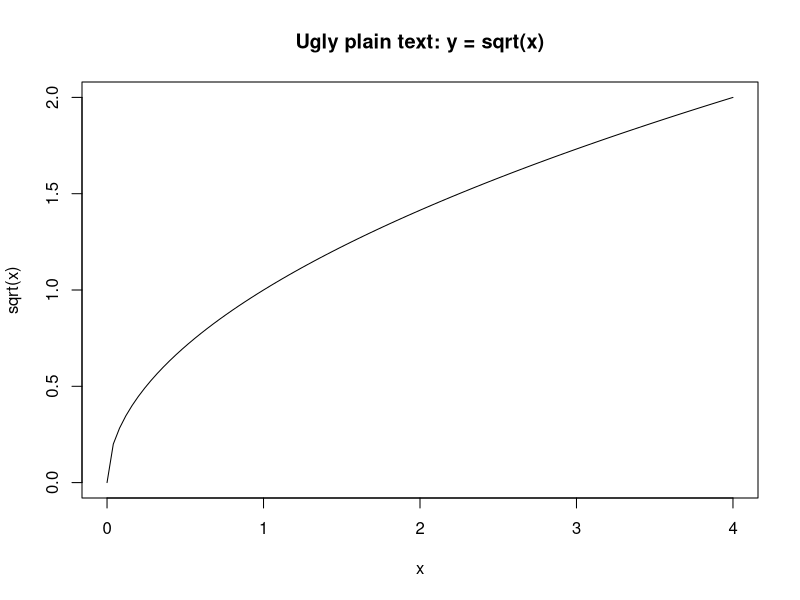
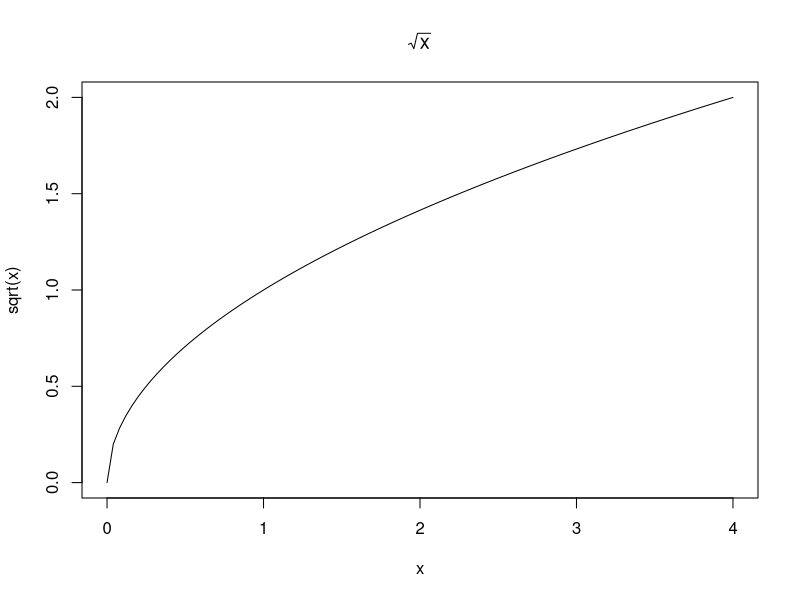
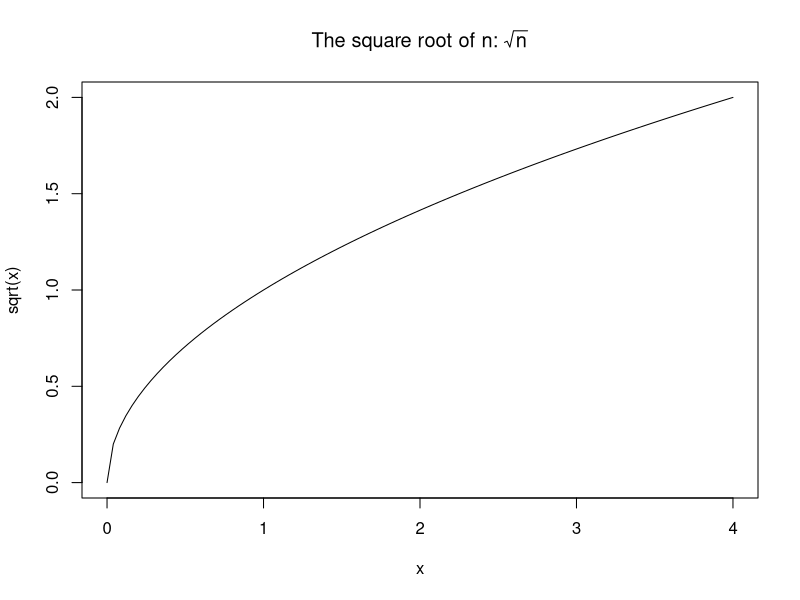
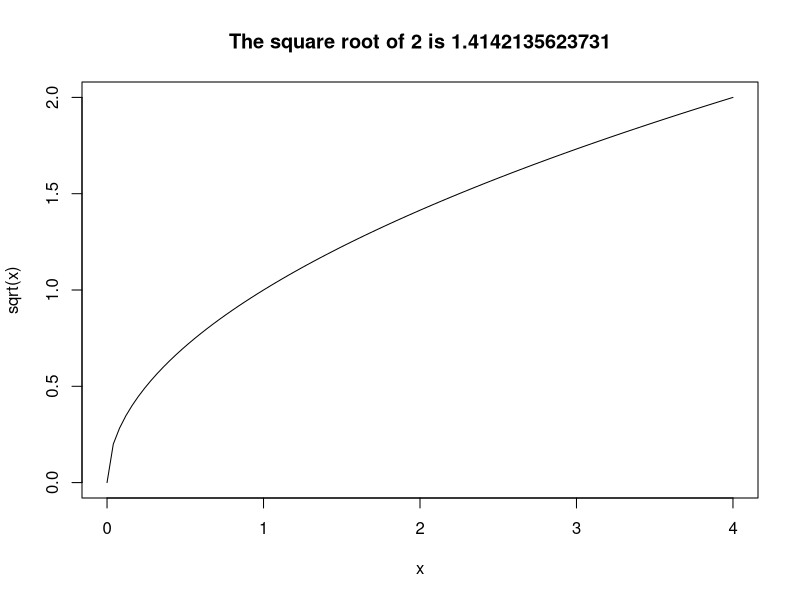
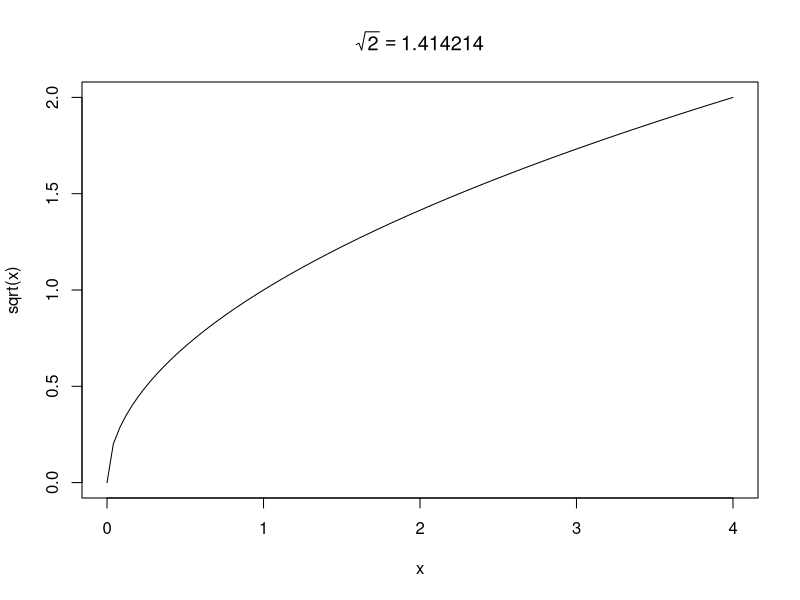
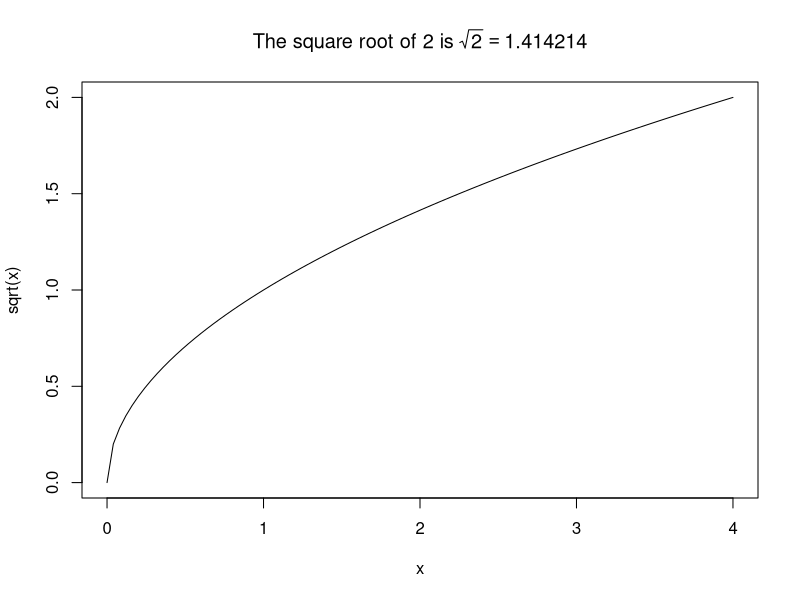

R code for these plots, in order:
## ---- chunk 1
curve(sqrt(x), from=0, to=4, main="Ugly plain text: y = sqrt(x)")
## ---- chunk 2
curve(sqrt(x), from=0, to=4, main=expression(sqrt(x)))
## ---- chunk 3
curve(sqrt(x), from=0, to=4, main=expression("The square root of n: " * sqrt(n)))
## ---- chunk 4
n = 2
curve(sqrt(x), from=0, to=4, main=paste(sep="", "The square root of ", n, " is ", sqrt(n)))
## ---- chunk 5
n = 2
curve(sqrt(x), from=0, to=4, main=bquote(sqrt(.(n))==.(sqrt(n))))
## ---- chunk 6
n = 2
curve(sqrt(x), from=0, to=4, main=bquote("The square root of " * .(n) * " is " * sqrt(.(n))==.(sqrt(n))))
